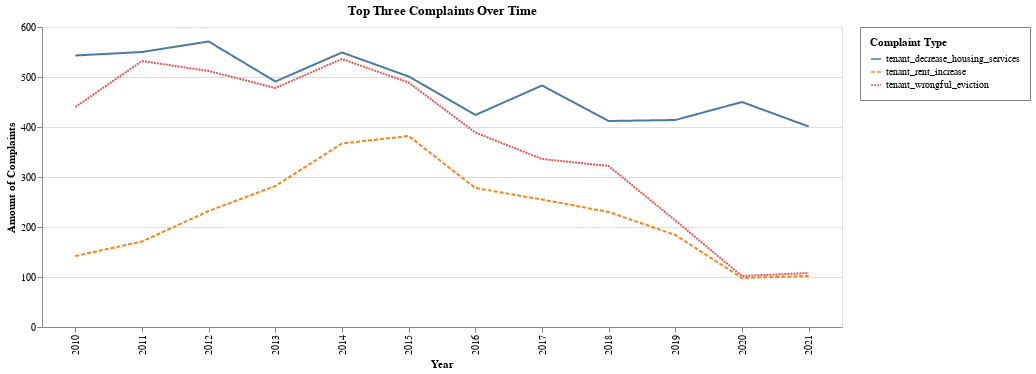

The notebook cell this image was saved under:
### Code cell
most_pop_by_year_chart = alt.Chart(most_pop_by_year).mark_line().encode(
    x=alt.X('year:O', title='Year'),
    y=alt.Y('petition_id', title='Amount of Complaints'),
    color=alt.Color('reason', title='Complaint Type'),
    strokeDash='reason',
    tooltip=['year', 'petition_id', 'reason']
).properties(
    title='Top Three Complaints Over Time',
    width=800,
    height=300
).interactive()

most_pop_by_year_chart.configure_legend(
    strokeColor='gray',
    fillColor='#FFFFF',
    padding=10,
    cornerRadius=0,
)

### Figure 1 — Vega-Lite specification as saved in the notebook (floating-point values rounded to 4 significant figures)
{"config": {"view": {"continuousWidth": 400, "continuousHeight": 300}, "legend": {"cornerRadius": 0, "fillColor": "#FFFFF", "padding": 10, "strokeColor": "gray"}}, "data": {"name": "data-326aa0f42b37dcda5a5d8b1208b8c8c6"}, "mark": "line", "encoding": {"color": {"field": "reason", "title": "Complaint Type", "type": "nominal"}, "strokeDash": {"field": "reason", "type": "nominal"}, "tooltip": [{"field": "year", "type": "quantitative"}, {"field": "petition_id", "type": "quantitative"}, {"field": "reason", "type": "nominal"}], "x": {"field": "year", "title": "Year", "type": "ordinal"}, "y": {"field": "petition_id", "title": "Amount of Complaints", "type": "quantitative"}}, "height": 300, "selection": {"selector005": {"type": "interval", "bind": "scales", "encodings": ["x", "y"]}}, "title": "Top Three Complaints Over Time", "width": 800, "$schema": "https://vega.github.io/schema/vega-lite/v4.17.0.json", "datasets": {"data-326aa0f42b37dcda5a5d8b1208b8c8c6": [{"reason": "tenant_decrease_housing_services", "year": 2010, "petition_id": 543}, {"reason": "tenant_decrease_housing_services", "year": 2011, "petition_id": 550}, {"reason": "tenant_decrease_housing_services", "year": 2012, "petition_id": 571}, {"reason": "tenant_decrease_housing_services", "year": 2013, "petition_id": 491}, {"reason": "tenant_decrease_housing_services", "year": 2014, "petition_id": 549}, {"reason": "tenant_decrease_housing_services", "year": 2015, "petition_id": 501}, {"reason": "tenant_decrease_housing_services", "year": 2016, "petition_id": 424}, {"reason": "tenant_decrease_housing_services", "year": 2017, "petition_id": 483}, {"reason": "tenant_decrease_housing_services", "year": 2018, "petition_id": 412}, {"reason": "tenant_decrease_housing_services", "year": 2019, "petition_id": 414}, {"reason": "tenant_decrease_housing_services", "year": 2020, "petition_id": 450}, {"reason": "tenant_decrease_housing_services", "year": 2021, "petition_id": 401}, {"reason": "tenant_rent_increase", "year": 2010, "petition_id": 142}, {"reason": "tenant_rent_increase", "year": 2011, "petition_id": 171}, {"reason": "tenant_rent_increase", "year": 2012, "petition_id": 232}, {"reason": "tenant_rent_increase", "year": 2013, "petition_id": 282}, {"reason": "tenant_rent_increase", "year": 2014, "petition_id": 367}, {"reason": "tenant_rent_increase", "year": 2015, "petition_id": 382}, {"reason": "tenant_rent_increase", "year": 2016, "petition_id": 278}, {"reason": "tenant_rent_increase", "year": 2017, "petition_id": 255}, {"reason": "tenant_rent_increase", "year": 2018, "petition_id": 230}, {"reason": "tenant_rent_increase", "year": 2019, "petition_id": 184}, {"reason": "tenant_rent_increase", "year": 2020, "petition_id": 98}, {"reason": "tenant_rent_increase", "year": 2021, "petition_id": 102}, {"reason": "tenant_wrongful_eviction", "year": 2010, "petition_id": 440}, {"reason": "tenant_wrongful_eviction", "year": 2011, "petition_id": 532}, {"reason": "tenant_wrongful_eviction", "year": 2012, "petition_id": 512}, {"reason": "tenant_wrongful_eviction", "year": 2013, "petition_id": 478}, {"reason": "tenant_wrongful_eviction", "year": 2014, "petition_id": 536}, {"reason": "tenant_wrongful_eviction", "year": 2015, "petition_id": 489}, {"reason": "tenant_wrongful_eviction", "year": 2016, "petition_id": 389}, {"reason": "tenant_wrongful_eviction", "year": 2017, "petition_id": 336}, {"reason": "tenant_wrongful_eviction", "year": 2018, "petition_id": 322}, {"reason": "tenant_wrongful_eviction", "year": 2019, "petition_id": 213}, {"reason": "tenant_wrongful_eviction", "year": 2020, "petition_id": 102}, {"reason": "tenant_wrongful_eviction", "year": 2021, "petition_id": 108}]}}
